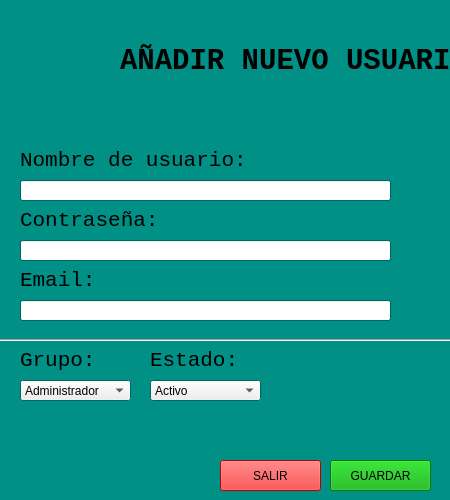
<?xml version="1.0" encoding="UTF-8"?>
<ui version="4.0">
 <class>nuevoUsuario</class>
 <widget class="QMainWindow" name="nuevoUsuario">
  <property name="geometry">
   <rect>
    <x>0</x>
    <y>0</y>
    <width>450</width>
    <height>500</height>
   </rect>
  </property>
  <property name="minimumSize">
   <size>
    <width>450</width>
    <height>500</height>
   </size>
  </property>
  <property name="maximumSize">
   <size>
    <width>450</width>
    <height>500</height>
   </size>
  </property>
  <property name="palette">
   <palette>
    <active>
     <colorrole role="Base">
      <brush brushstyle="SolidPattern">
       <color alpha="255">
        <red>255</red>
        <green>255</green>
        <blue>255</blue>
       </color>
      </brush>
     </colorrole>
     <colorrole role="Window">
      <brush brushstyle="SolidPattern">
       <color alpha="255">
        <red>0</red>
        <green>144</green>
        <blue>134</blue>
       </color>
      </brush>
     </colorrole>
    </active>
    <inactive>
     <colorrole role="Base">
      <brush brushstyle="SolidPattern">
       <color alpha="255">
        <red>255</red>
        <green>255</green>
        <blue>255</blue>
       </color>
      </brush>
     </colorrole>
     <colorrole role="Window">
      <brush brushstyle="SolidPattern">
       <color alpha="255">
        <red>0</red>
        <green>144</green>
        <blue>134</blue>
       </color>
      </brush>
     </colorrole>
    </inactive>
    <disabled>
     <colorrole role="Base">
      <brush brushstyle="SolidPattern">
       <color alpha="255">
        <red>0</red>
        <green>144</green>
        <blue>134</blue>
       </color>
      </brush>
     </colorrole>
     <colorrole role="Window">
      <brush brushstyle="SolidPattern">
       <color alpha="255">
        <red>0</red>
        <green>144</green>
        <blue>134</blue>
       </color>
      </brush>
     </colorrole>
    </disabled>
   </palette>
  </property>
  <property name="windowTitle">
   <string>Añadir Usuario</string>
  </property>
  <property name="windowIcon">
   <iconset>
    <normaloff>logobanco.png</normaloff>logobanco.png</iconset>
  </property>
  <widget class="QWidget" name="centralwidget">
   <widget class="QLabel" name="lblLogo">
    <property name="geometry">
     <rect>
      <x>0</x>
      <y>0</y>
      <width>161</width>
      <height>151</height>
     </rect>
    </property>
    <property name="font">
     <font>
      <family>Consolas</family>
      <pointsize>22</pointsize>
      <weight>75</weight>
      <bold>true</bold>
     </font>
    </property>
    <property name="styleSheet">
     <string notr="true"/>
    </property>
    <property name="text">
     <string/>
    </property>
    <property name="pixmap">
     <pixmap>logobanco.png</pixmap>
    </property>
   </widget>
   <widget class="QLabel" name="lblTitulo">
    <property name="geometry">
     <rect>
      <x>120</x>
      <y>40</y>
      <width>331</width>
      <height>41</height>
     </rect>
    </property>
    <property name="font">
     <font>
      <family>Consolas</family>
      <pointsize>22</pointsize>
      <weight>75</weight>
      <bold>true</bold>
     </font>
    </property>
    <property name="text">
     <string>AÑADIR NUEVO USUARIO</string>
    </property>
   </widget>
   <widget class="QLabel" name="lblContrasea">
    <property name="geometry">
     <rect>
      <x>20</x>
      <y>210</y>
      <width>161</width>
      <height>21</height>
     </rect>
    </property>
    <property name="font">
     <font>
      <family>Consolas</family>
      <pointsize>16</pointsize>
     </font>
    </property>
    <property name="text">
     <string>Contraseña:</string>
    </property>
   </widget>
   <widget class="QLineEdit" name="leContra">
    <property name="geometry">
     <rect>
      <x>20</x>
      <y>240</y>
      <width>371</width>
      <height>21</height>
     </rect>
    </property>
   </widget>
   <widget class="QLabel" name="lblNombre">
    <property name="geometry">
     <rect>
      <x>20</x>
      <y>150</y>
      <width>271</width>
      <height>21</height>
     </rect>
    </property>
    <property name="font">
     <font>
      <family>Consolas</family>
      <pointsize>16</pointsize>
     </font>
    </property>
    <property name="text">
     <string>Nombre de usuario:</string>
    </property>
   </widget>
   <widget class="QLineEdit" name="leNombreUsuario">
    <property name="geometry">
     <rect>
      <x>20</x>
      <y>180</y>
      <width>371</width>
      <height>21</height>
     </rect>
    </property>
   </widget>
   <widget class="QLabel" name="lblEmail">
    <property name="geometry">
     <rect>
      <x>20</x>
      <y>270</y>
      <width>141</width>
      <height>21</height>
     </rect>
    </property>
    <property name="font">
     <font>
      <family>Consolas</family>
      <pointsize>16</pointsize>
     </font>
    </property>
    <property name="text">
     <string>Email:</string>
    </property>
   </widget>
   <widget class="QLineEdit" name="leEmail">
    <property name="geometry">
     <rect>
      <x>20</x>
      <y>300</y>
      <width>371</width>
      <height>21</height>
     </rect>
    </property>
   </widget>
   <widget class="QPushButton" name="btnSalir">
    <property name="geometry">
     <rect>
      <x>220</x>
      <y>460</y>
      <width>101</width>
      <height>31</height>
     </rect>
    </property>
    <property name="styleSheet">
     <string notr="true">background-color: rgb(255, 0, 0);</string>
    </property>
    <property name="text">
     <string>SALIR</string>
    </property>
   </widget>
   <widget class="QPushButton" name="btnGuardar">
    <property name="geometry">
     <rect>
      <x>330</x>
      <y>460</y>
      <width>101</width>
      <height>31</height>
     </rect>
    </property>
    <property name="styleSheet">
     <string notr="true">background-color: rgb(0, 170, 0);</string>
    </property>
    <property name="text">
     <string>GUARDAR</string>
    </property>
   </widget>
   <widget class="QComboBox" name="cbGrupo">
    <property name="geometry">
     <rect>
      <x>20</x>
      <y>380</y>
      <width>111</width>
      <height>21</height>
     </rect>
    </property>
    <item>
     <property name="text">
      <string>Administrador</string>
     </property>
    </item>
    <item>
     <property name="text">
      <string>Empleado</string>
     </property>
    </item>
   </widget>
   <widget class="QComboBox" name="cbEstado">
    <property name="geometry">
     <rect>
      <x>150</x>
      <y>380</y>
      <width>111</width>
      <height>21</height>
     </rect>
    </property>
    <item>
     <property name="text">
      <string>Activo</string>
     </property>
    </item>
    <item>
     <property name="text">
      <string>Inactivo</string>
     </property>
    </item>
   </widget>
   <widget class="QLabel" name="lblEstado">
    <property name="geometry">
     <rect>
      <x>150</x>
      <y>350</y>
      <width>141</width>
      <height>21</height>
     </rect>
    </property>
    <property name="font">
     <font>
      <family>Consolas</family>
      <pointsize>16</pointsize>
     </font>
    </property>
    <property name="text">
     <string>Estado:</string>
    </property>
   </widget>
   <widget class="QLabel" name="lblGrupo">
    <property name="geometry">
     <rect>
      <x>20</x>
      <y>350</y>
      <width>91</width>
      <height>21</height>
     </rect>
    </property>
    <property name="font">
     <font>
      <family>Consolas</family>
      <pointsize>16</pointsize>
     </font>
    </property>
    <property name="text">
     <string>Grupo:</string>
    </property>
   </widget>
   <widget class="Line" name="line">
    <property name="geometry">
     <rect>
      <x>0</x>
      <y>330</y>
      <width>451</width>
      <height>21</height>
     </rect>
    </property>
    <property name="orientation">
     <enum>Qt::Horizontal</enum>
    </property>
   </widget>
  </widget>
 </widget>
 <resources/>
 <connections/>
</ui>
